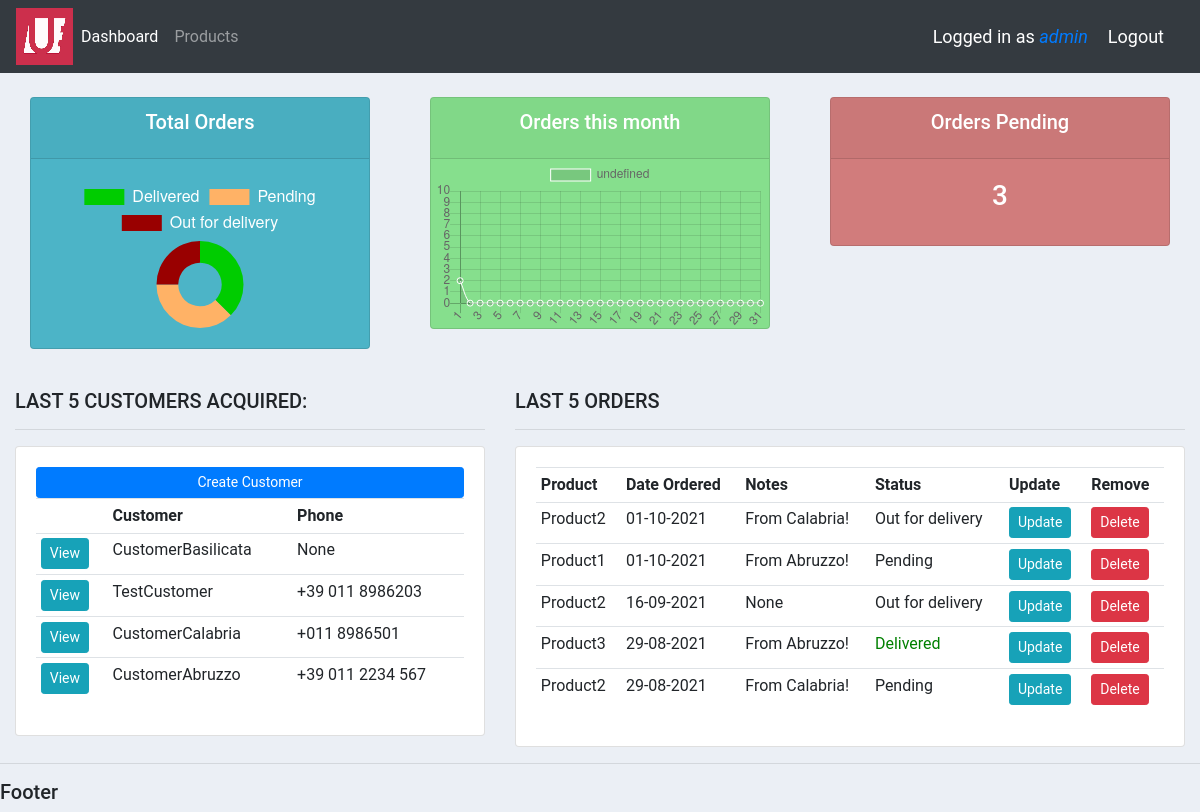
Screenshot of / (signed in) with the database file from the repository.
### accounts/models.py (models this page shows, shortened)
class Customer(models.Model):
    user = models.OneToOneField(User, null=True, blank=True, on_delete=models.SET_NULL)  # One-to-one with user, set user null if deleted
    name = models.CharField(max_length=200, null=True)     # String
    phone = models.CharField(max_length=200, null=True, blank=True)     # String
    region = models.ForeignKey(Group, null=True, on_delete=models.SET_NULL)
    address = models.CharField(max_length=200, null=True, blank=True)   # String
    email = models.CharField(max_length=200, null=True)     # String
    profile_pic = models.ImageField(default="blank_profile.png", null=True, blank=True)      # Image
    date_created = models.DateTimeField(auto_now_add=True)  # Timestamp

class Order(models.Model):
    STATUS = (
        ('Pending','Pending'),
        ('Out for delivery','Out for delivery'),
        ('Delivered','Delivered')
    )
    customer = models.ForeignKey(Customer, null=True, on_delete = models.SET_NULL)
    product = models.ForeignKey(Product, null=True, on_delete=models.SET_NULL)
    date_created = models.DateTimeField(auto_now_add=True)  # Timestamp
    status = models.CharField(max_length=200, null=True, choices=STATUS)     # String with dropdown choices
    notes = models.CharField(max_length=200, null=True, blank=True)

class Product(models.Model):
    CATEGORY = (
        ('Hardware','Hardware'),
        ('Software','Software'),
    )
    name = models.CharField(max_length=200, null=True)     # String
    price = models.FloatField(null=True)                    # Float
    category = models.CharField(max_length=200, null=True, choices=CATEGORY)     # String
    description = models.CharField(max_length=200, null=True, blank=True)     # String, can be blank
    date_created = models.DateTimeField(auto_now_add=True)  # Timestamp
    tag = models.ManyToManyField(Tag)
    def __str__(self):
        return self.name

### accounts/decorators.py (the view)
    def wrapper_function(request, *args, **kwargs):
        group = None
        if request.user.groups.exists():
            group = request.user.groups.all()[0].name
        if group == 'Customers':
            return redirect('user_page')
        else:
            return view_function(request, *args, **kwargs)

### accounts/templatetags/has_group.py (called while the page is built)
@register.filter(name='has_group')
def has_group(user, group_name):
    return user.groups.filter(name=group_name).exists()

### accounts/templates/accounts/dashboard.html
{% extends 'accounts/main.html' %}
{% block content %}
{% include 'accounts/status.html' %}
<br>
<div class="row">
	<div class="col-md-5">
		<h5>LAST 5 CUSTOMERS ACQUIRED:</h5>
		<hr>
		<div class="card card-body">
			<a class="btn btn-primary btn-sm btn-block" href="">Create Customer</a>
			<table class="table table-sm">
				<tr>
					<th></th>
					<th>Customer</th>
					<th>Phone</th>
					{% for customer in customers %}
					<tr>
						<td><a href="{% url 'customer' customer.id %}" class="btn btn-sm btn-info">View</a></td>
						<td>{{ customer.name }}</td>
						<td>{{ customer.phone }}</td>
					</tr>
					{% endfor %}
				</tr>
			</table>
		</div>
	</div>
	<div class="col-md-7">
		<h5>LAST 5 ORDERS</h5>
		<hr>
		<div class="card card-body">
			<table class="table table-sm">
				<tr>
					<th>Product</th>
					<th>Date Ordered</th>
					<th>Notes</th>
					<th>Status</th>
					<th>Update</th>
					<th>Remove</th>
					{% for order in orders %}
						<tr>
							<td>{{ order.product }}</td>
							<td>{{ order.date_created|date:"d-m-Y" }}</td>
							<td>{{ order.notes }}</td>
							{% if order.status == 'Delivered' %}
								<td id="delivered">{{ order.status}}</td>
							{% else %}
								<td>{{ order.status}}</td>
							{% endif %}
							<td><a class="btn btn-sm btn-info" href="{% url 'update_order' order.id %}">Update</a></td>
							<td><a class="btn btn-sm btn-danger" href="{% url 'delete_order' order.id %}">Delete</a></td>
						</tr>
					{% endfor %}
				</tr>
			</table>
		</div>
	</div>
</div>
{% endblock %}

### accounts/templates/accounts/navbar.html (shortened to what this page needs)
{% load static %}
{% load has_group %}
<nav class="navbar navbar-expand-lg navbar-dark bg-dark">
  <a href="{% url 'home' %}">
    <img src="{% static 'images/logo.png' %}">
  </a>
    <div class="collapse navbar-collapse" id="navbarNav">
      <ul class="navbar-nav">
        <li class="nav-item active">
          <a class="nav-link" href="{% url 'home' %}">Dashboard</a>
        </li>
        {% if request.user|has_group:"Customers" %}
        <li class="nav-item">
          <a class="nav-link" href="{% url 'user_settings' %}">Settings</a>
        </li>
        {% else %}
        <li class="nav-item">
          <a class="nav-link" href="{% url 'products' %}">Products</a>
        </li>
        {% endif %}
      </ul>
    </div>
    <span class="hello-msg">Logged in as <a href="{% url 'user_page' %}"><i>{{ request.user }}</i></a></span>
    <span><a class="hello-msg" href="{% url 'logout' %}">Logout</a></span>
  </nav>

### static/css/main.css (style rules this page uses)
body { font-family: 'Roboto', sans-serif !important; background-color: #ebeff5 !important; }
.row { margin: auto; }
#delivered { color: green; }

### accounts/templates/accounts/navbar.html (style rules this page uses)
.hello-msg { font-size: 18px; color: white; margin-right: 20px; }

### rows the page displays
Customer: name "CustomerBasilicata", phone "None"
Customer: name "TestCustomer", phone "+39 011 8986203"
Customer: name "CustomerCalabria", phone "+011 8986501"
Customer: name "CustomerAbruzzo", phone "+39 011 2234 567"
Order: product "Product2", date_created "01-10-2021", notes "From Calabria!", status "Out for delivery"
Order: product "Product1", date_created "01-10-2021", notes "From Abruzzo!", status "Pending"
Order: product "Product2", date_created "16-09-2021", notes "None", status "Out for delivery"
Order: product "Product3", date_created "29-08-2021", notes "From Abruzzo!", status "Delivered"
Order: product "Product2", date_created "29-08-2021", notes "From Calabria!", status "Pending"

### other values shown
{{ request.user }} "admin"
{{ pending_orders }} "3"
chart data {{ pie_chart_labels| safe }} ['Delivered', 'Pending', 'Out for delivery']
chart data {{ pie_chart_data| safe }} [3, 3, 2]
chart data {{ list_days | safe }} [1, 2, 3, 4, 5, 6, 7, 8, 9, 10, 11, 12, 13, 14, 15, 16, 17, 18, 19, 20, 21, 22, 23, 24, 25, 26, 27, 28, 29, 30, 31]
chart data {{ orders_cumulated | safe }} [2, 0, 0, 0, 0, 0, 0, 0, 0, 0, 0, 0, 0, 0, 0, 0, 0, 0, 0, 0, 0, 0, 0, 0, 0, 0, 0, 0, 0, 0, 0]
